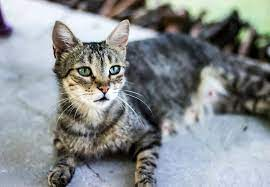
#> input picture linear_classification/data/cats/cat1.jpg, 270 x 187 px; its folder holds 5 pictures in this run; the run also reads 1 picture not shown here
$ python svm.py   (older library calls are emulated)
#> lines starting #> are read from the running program, lines starting #| are printed output that depends on the picture; long printed decimals are rounded; pictures that were not available may be replaced by others from this repository, and a replacement may not be noted
import numpy as np
import cv2
import sys
import matplotlib.pyplot as plt
import os
import random
from skimage import feature
HEIGHT = 250
WIDTH = 250
PATH_CATS = os.path.join('data','cats')
PATH_DOGS = os.path.join('data','dogs')

"""
Manual SVM for the same dog and cat data (manually collected and augmented)

    -- The data augmentation for both KNN and SVM is done here
    -- The weight for the combined feature vector is determined with gradient descent method
    -- Although analytical solution is available

"""


def data_augmentation(dir):
    for image_pth in os.listdir(dir):
        image_pth = os.path.join(dir, image_pth)
        image = cv2.imread(image_pth)
        im_rotate = cv2.rotate(image, cv2.ROTATE_180)
        im_flip = cv2.flip(image,0)
        # Convert image to float32
        img_bright = np.float32(image)

        # Apply brightness adjustment
        img_bright += 50

        # Apply contrast adjustment
        img_bright = img_bright * (1 + 20 / 127)
        img_bright = np.clip(img_bright, 0, 255)

        # Convert back to uint8
        img_bright = np.uint8(img_bright)

        noise = np.random.normal(0, 20, image.shape).astype('uint8')
        noisy_image = cv2.add(image, noise)


        cv2.imwrite(image_pth+'_bright', img_bright)
        cv2.imwrite(image_pth+'_rotate', im_rotate)
        cv2.imwrite(image_pth+'_flip', im_flip)
        cv2.imwrite(image_pth+'_noisy', noisy_image)

#data_augmentation(PATH_CATS)
#data_augmentation(PATH_DOGS)

print(len(os.listdir(PATH_CATS)))
print(len(os.listdir(PATH_DOGS)))
#sys.exit()

def compute_histogram(image):

    hist = cv2.calcHist([image], [0, 1, 2], None, [8, 8, 8], [0, 256, 0, 256, 0, 256])
    hist = cv2.normalize(hist, hist).flatten()
    return hist

def compute_texture_features(image):
    gray_image = cv2.cvtColor(image, cv2.COLOR_BGR2GRAY)
    glcm = feature.graycomatrix(gray_image, distances=[1], angles=[0], levels=256, symmetric=True, normed=True)
    contrast = feature.graycoprops(glcm, 'contrast')
    energy = feature.graycoprops(glcm, 'energy')
    homogeneity = feature.graycoprops(glcm, 'homogeneity')
    texture_features = np.concatenate([contrast.flatten(), energy.flatten(), homogeneity.flatten()])
    return texture_features

def combine_features(image):
    # Reshape pixel values
    image = cv2.resize(image, (HEIGHT,WIDTH))
    pixel_values = image.astype(float)/255.0
    pixel_values = pixel_values.flatten()
    pix_l = len(pixel_values)

    # Compute pixel intensity histograms
    hist = compute_histogram(image)
    hist_l = len(hist)
    # Compute grayscale texture features
    texture_features = compute_texture_features(image)
    text_l = len(texture_features)
    # Concatenate all feature vectors
    combined_features = np.concatenate([pixel_values, hist, texture_features])
   # pixel = pixel_values.tolist()+[0]*(len(combine_features)-pix_l)
   # hist = [0]*len(pix_l)+hist.tolist()+[0]*(len(combine_features)-pix_l-hist_l)
    #texture = [0]*(hist_l+pix_l)+texture_features.tolist()
    combined_features /= np.max(combined_features)
    log_combined = np.log2(combined_features+1)

    return combined_features
"""from sklearn.preprocessing import MinMaxScaler
def normalize_features(features):
    # Create a MinMaxScaler object
    scaler = MinMaxScaler()

    # Fit the scaler to the features and transform them
    normalized_features = scaler.fit_transform(features.reshape(1, -1))

    return normalized_features.flatten()"""

PATH_CATS = os.path.join('data','cats')
PATH_DOGS = os.path.join('data','dogs')
image = cv2.imread(os.path.join(PATH_CATS,'cat1.jpg'))
#> image is the input picture: shape (187, 270, 3); mean B, G, R 142.4, 140.3, 135.6

#print(min(combine_features(image)), max(combine_features(image)))
print("Normal: ", combine_features(image)[1])
#> in combine_features, `image = cv2.resize(image, (HEIGHT,WIDTH))`:
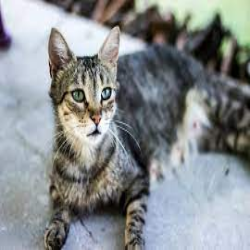
#> image: shape (250, 250, 3); mean of channels 0, 1, 2 142.3, 140.2, 135.5; drawn as B, G, R
#> in combine_features, `pix_l = len(pixel_values)`: pix_l = 187500
#> in compute_histogram, `hist = cv2.normalize(hist, hist).flatten()`: hist = 512 values, max 0.385 at index 146, min 0 at index 2, mean 0.00935
#> in combine_features, `hist_l = len(hist)`: hist_l = 512
#> in compute_texture_features, `gray_image = cv2.cvtColor(image, cv2.COLOR_BGR2GRAY)`:
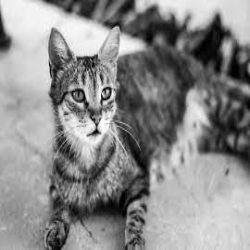
#> gray_image: shape (250, 250); min 0, max 253, mean 139
#> in compute_texture_features, `contrast = feature.graycoprops(glcm, 'contrast')`: contrast = [224.7]
#> in compute_texture_features, `energy = feature.graycoprops(glcm, 'energy')`: energy = [0.0174]
#> in compute_texture_features, `homogeneity = feature.graycoprops(glcm, 'homogeneity')`: homogeneity = [0.225]
#> in compute_texture_features, `texture_features = np.concatenate([contrast.flatten(), energy.flatten(..`: texture_features = [224.7, 0.0174, 0.225]
#> in combine_features, `text_l = len(texture_features)`: text_l = 3
#| Normal:  0.003717
print("Log: ", combine_features(image)[1])
#| Log:  0.003717
EPOCHS = 100
def dataset():

    data_cats = []
    data_dogs = []
    train_labels_c = []
    train_labels_d = []
    for img in os.listdir(PATH_CATS):
        image = cv2.imread(os.path.join(PATH_CATS,img))
        data_cats.append([combine_features(image),1])
        train_labels_c.append(1)
#> pass 2 of the loop in dataset, `for img in os.listdir(PATH_CATS):`:
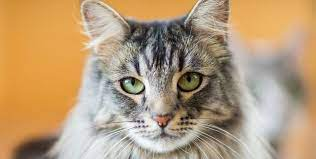
#> input picture linear_classification/data/cats/cat10.jpg, 316 x 159 px
#> in dataset, image is the input picture: shape (159, 316, 3); mean B, G, R 121.7, 155.2, 182.4
#> in combine_features (call 4), `image = cv2.resize(image, (HEIGHT,WIDTH))`:
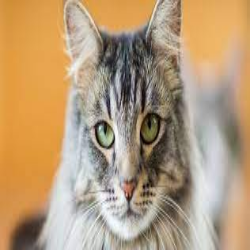
#> image: shape (250, 250, 3); mean of channels 0, 1, 2 121.6, 155.1, 182.3; drawn as B, G, R
#> in combine_features (call 4), `hist = compute_histogram(image)`: hist = 512 values, max 0.45 at index 438, min 0 at index 3, mean 0.00969
#> in compute_texture_features (call 4), `gray_image = cv2.cvtColor(image, cv2.COLOR_BGR2GRAY)`:
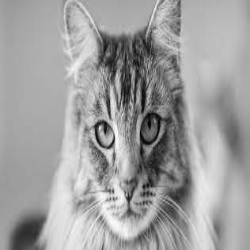
#> gray_image: shape (250, 250); min 2, max 252, mean 159.4
#> contrast = [205.8]
#> energy = [0.0449]
#> homogeneity = [0.351]
#> in compute_texture_features (call 4), `texture_features = np.concatenate([contrast.flatten(), energy.flatten(..`: texture_features = [205.8, 0.0449, 0.351]
#> pass 3 of the loop in dataset, `for img in os.listdir(PATH_CATS):`:
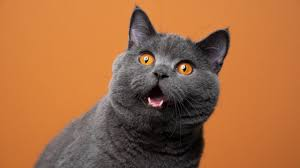
#> input picture linear_classification/data/cats/cat11.jpg, 300 x 168 px
#> in dataset, image is the input picture: shape (168, 300, 3); mean B, G, R 64.8, 107.2, 165.7
#> in combine_features (call 5), `image = cv2.resize(image, (HEIGHT,WIDTH))`:
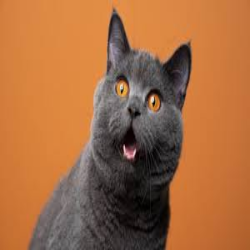
#> image: shape (250, 250, 3); mean of channels 0, 1, 2 64.7, 107.1, 165.7; drawn as B, G, R
#> in combine_features (call 5), `hist = compute_histogram(image)`: hist = 512 values, max 0.793 at index 94, min 0 at index 3, mean 0.00528
#> in compute_texture_features (call 5), `gray_image = cv2.cvtColor(image, cv2.COLOR_BGR2GRAY)`:
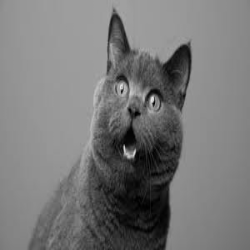
#> gray_image: shape (250, 250); min 0, max 229, mean 119.8
#> contrast = [71.32]
#> energy = [0.0903]
#> homogeneity = [0.597]
#> in compute_texture_features (call 5), `texture_features = np.concatenate([contrast.flatten(), energy.flatten(..`: texture_features = [71.32, 0.0903, 0.597]
#> the loop made 5 passes; the first 3 are shown
    random.shuffle(data_cats)
    train_data_cats = data_cats[:int(len(data_cats)*0.7)]
    train_labels_c = train_labels_c[:int(len(data_cats)*0.7)]
    test_data_cats = data_cats[int(len(data_cats)*0.7):]

    for img in os.listdir(PATH_DOGS):
        image = cv2.imread(os.path.join(PATH_DOGS,img))
        data_dogs.append([combine_features(image),-1])
        train_labels_d.append(0)

    random.shuffle(data_dogs)
    train_data_dogs = data_dogs[:int(len(data_dogs)*0.7)]
#> train_data_dogs = []
    train_labels_d = train_labels_d[:int(len(data_cats)*0.7)]
    test_data_dogs = data_dogs[int(len(data_dogs)*0.7):]
#> test_data_dogs = 1 item

    train_data = train_data_cats+train_data_dogs
    test_data = test_data_cats+test_data_dogs
    return train_data,test_data, train_labels_c+train_labels_d

train_set, test_set, train_labels = dataset()
print(len(train_set))
#random.shuffle(train_set)
def sigmoid_numpy(X):
    return 1/(1+np.exp(-X))
#print("TRAIN SET:", train_set)


#Linear SVM
"""
def initialize_weights(length):
    # Generate random weights from a normal distribution with mean 0 and standard deviation 0.01
    w = np.random.normal(loc=0, scale=0.01, size=length)
    # Convert ndarray to list
    w = w.tolist()
    return w
def quadratic_kernel(x):
    return np.square(x)
def svm_manual(kernel = None):
    # Initialize weights with zeros
    w = np.zeros(len(train_set[0][0]))
    b = 0
    alpha = 0.2

    for epoch in range(EPOCHS):
        print("bias: ", b)
        random.shuffle(train_set)
        for point in train_set:
            x, y = point
            # Compute the dot product
            if kernel:
                x = kernel(x)
            f = np.dot(np.transpose(w), x) + b
            # Compute the loss
           # epsilon = max(0,1-y*f)
            loss = max(0, int(1 - y * f))
            # Compute gradients
            if loss > 0:

                grad_w = -y * x
                grad_b = -y
            else:
#
                grad_w = np.zeros(len(train_set[0][0]))
                grad_b = 0

            if epoch == 8:
                print("some info: ", alpha * grad_b)
            # Update weights and bias
            w -= alpha * grad_w
            b -= alpha * grad_b
            if epoch == 99:
                print("label: ", y)
                print("f value: ", f)
                print("loss: ", loss)
                print("grad w: ", grad_w)
                print("grad b: ", grad_b,'\n')
        print(f"Epoch {epoch}: ", '\n', "w: ", w, "b: ", b)
    return w, b
w, b = svm_manual()
margin_pos = w, b+ 1/np.linalg.norm(w)
margin_neg = w, b-1/np.linalg.norm(w)
print("Negtive margin: ", margin_neg)
print("Positive margin: ", margin_pos)
print("margin: ", 1/np.linalg.norm(w))
"""
"""
def soft_svm(C=1.0, lambda_reg = 0.001):
    w = np.zeros(len(train_set[0][0]))
    b = 0
    alpha = 0.2
    for _ in range(EPOCHS):
        for point in train_set:
            x,y = point
            f = np.dot(np.transpose(w),x)+b

            loss = max(0,1-y*f)
            #total_loss += C*loss + np.dot(np.transpose(w),w)

            if loss>0:
                grad_w = -C*y*x
                grad_b = -C*y

            else:
                grad_w = np.zeros(len(train_set[0][0]))
                grad_b = 0
            if _ == 99:
                print("label: ", y)
                print("f value: ", f)
                print("loss: ", loss)
                print("grad w: ", grad_w)
                print("grad b: ", grad_b,'\n')
            w -= alpha*grad_w
            b -= alpha*grad_b
    return w,b
w,b = soft_svm(C=0.01)
print(w,b)
print(1/np.linalg.norm(w))"""

"""
w,b = svm_manual()
print(w,b)
#testing
false_pred = 0
true_pred= 0
for point in test_set:
    x,y = point
    f = np.dot(np.transpose(w),x)+b
    print("f value : ", f, '\n', "true label: ", y)
    y_hat = int(f<=0)


    if y==y_hat:
        true_pred+=1
    else:
        false_pred+=1

w,b = soft_svm()
print(w,b)
#testing
false_pred = 0
true_pred= 0
for point in test_set:
    x,y = point
    f = np.dot(np.transpose(w),x)+b
    print("f value : ", f, '\n', "true label: ", y)
    y_hat = int(f<=0)


    if y==y_hat:
        true_pred+=1
    else:
        false_pred+=1"""
#print("True rate: ", true_pred/(true_pred+false_pred))
#print("False rate: ", false_pred/(true_pred+false_pred))
"""def poly_kernel(x,n):
    return np.power(x,n)
#Kernel SVM
def gaussian_kernel(x,xi,stdev = 1.0):
    return np.exp(-(np.linalg.norm(x-xi)**2)/2*(stdev**2))
print("Gaussian kernel: ")
x1,y1 = train_set[0]
x2,y2 = train_set[1]

print(gaussian_kernel(x1,x2))
EPOCHS = 100
def svm_kernel(kernel = None, degree = 1):
    w = np.zeros(len(train_set[0][0]))
    b = 0
    alpha = 0.2
    for epoch in range(EPOCHS):
        random.shuffle(train_set)
        for point in train_set:
            x,y = point
            print("Before kernel: ", x)
            if kernel is not None:
                x = kernel(x,degree)

            print("After kernel: ", x)
            f = np.dot(np.transpose(w),x)+b
            loss = max(0, int(1-y*f))

            if loss>0:
                grad_w = -y*x
                grad_b = -y
            else:
                grad_w = np.zeros(len(train_set[0][0]))
                grad_b = 0

            w -= alpha*grad_w
            b -= alpha*grad_b

            if epoch == 49:
                print("label: ", y)
                print("f value: ", f)
                print("loss: ", loss)
                print("grad w: ", grad_w)
                print("grad b: ", grad_b,'\n')
        print(f"Epoch {epoch}: ", '\n', "w: ", w, "b: ", b)

    return w,b

w,b = svm_kernel(poly_kernel, 3)
print(w,b)
"""
#Simple Quadratic Kernel Example

"""
    Here we have a case of lineraly non separable data that becomes linearly separable after applying quadratic kernel to it,
    data is plotted by two features, we can also make it 3D if we want to and find the plane that separated the data after transformation
"""
import numpy as np
import matplotlib.pyplot as plt

# Generate synthetic data
np.random.seed(0)
num_samples = 100
# Class 0 (circles)
class_01 = 0.25 * np.random.randn(num_samples, 2) + np.array([2, 2])
class_02 = 0.25 * np.random.randn(num_samples, 2) + np.array([-2, -2])
class_0 = np.concatenate((class_01,class_02), axis = 0)
print(type(class_0))
# Class 1 (crosses)
class_11 = 0.25 * np.random.randn(num_samples, 2) + np.array([1, 1])
class_12 = 0.25 * np.random.randn(num_samples, 2) + np.array([-1, -1])
class_1 = np.concatenate((class_11,class_12), axis = 0)

# Plot the original data
plt.figure(figsize=(12, 6))
plt.subplot(1, 2, 1)
plt.scatter(class_0[:, 0], class_0[:, 1], marker='o', label='Class 0')
plt.scatter(class_1[:, 0], class_1[:, 1], marker='x', label='Class 1')
plt.xlabel('Feature 1')
plt.ylabel('Feature 2')
plt.title('Original Data')
plt.legend()
plt.grid(True)

# Square the second feature of class 1
class_1_squared = np.copy(class_1)
class_1_squared[:, 1] **= 2
class_0_squared = np.copy(class_0)
class_0_squared[:, 1] **= 2

# Plot the modified data
plt.subplot(1, 2, 2)
plt.scatter(class_0_squared[:, 0], class_0_squared[:, 1], marker='o', label='Class 0 Squared')
plt.scatter(class_1_squared[:, 0], class_1_squared[:, 1], marker='x', label='Class 1 Squared')
plt.xlabel('Feature 1')
plt.ylabel('Feature 2^2')
plt.title('Modified Data (Feature Squared)')
plt.legend()
plt.grid(True)

plt.tight_layout()
plt.show()
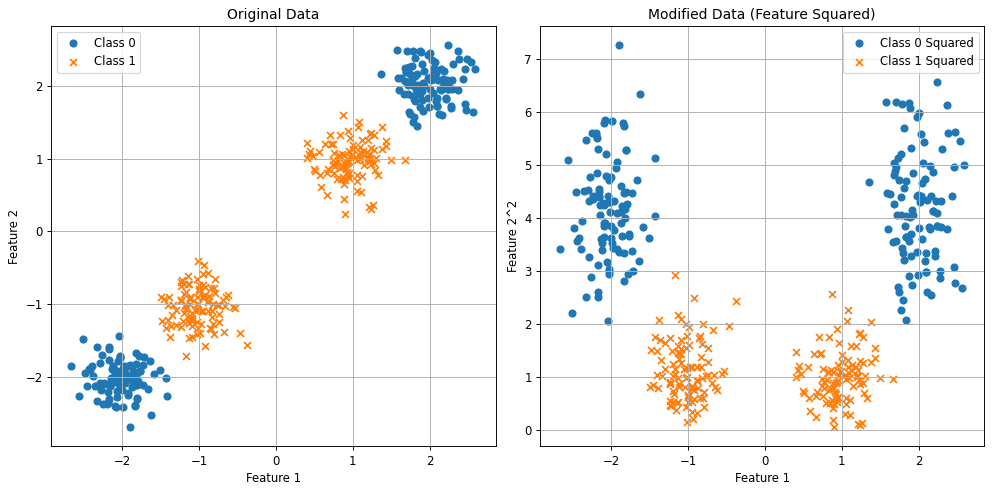
#> figure drawn by matplotlib, 2 panels

# ircular kernel example
"""
    We see that when we plot the x and y in a ring shape the data is not linearly separable but when we transform them into their
    polar coordinate versions we can now perform gradient descent to get the line with the maximum margin.
    Another example of kernel functions, we first apply the kernel fucntion which is a matrix multiplication essentially then in the new
    linearly separable dataset we find the best line.

"""
def generate_points_in_ring(num_points, inner_radius, outer_radius):
    """
    Generate random points uniformly distributed within a ring-shaped region.

    Parameters:
        num_points (int): Number of points to generate.
        inner_radius (float): Inner radius of the ring.
        outer_radius (float): Outer radius of the ring.

    Returns:
        numpy.ndarray: Array of shape (num_points, 2) containing the generated points.
    """
    # Generate random angles between 0 and 2*pi
    angles = np.random.uniform(0, 2*np.pi, num_points)

    # Generate random radii between inner_radius and outer_radius
    radii = np.sqrt(np.random.uniform(inner_radius**2, outer_radius**2, num_points))

    # Convert polar coordinates to Cartesian coordinates
    x = radii * np.cos(angles)
    y = radii * np.sin(angles)

    # Combine x and y coordinates into a single array
    points = np.column_stack((x, y))
    points_polar = np.column_stack((radii, angles))

    return points, points_polar

# Example usage:
num_points = 1000
inner_radius_0 = 2.0
outer_radius_0 = 3.0
inner_radius_1 = 0.0
outer_radius_1 = 1.0
points_0, points_0_polar = generate_points_in_ring(num_points, inner_radius_0, outer_radius_0)

points_1, points_1_polar = generate_points_in_ring(num_points, inner_radius_1, outer_radius_1)
plt.figure(figsize=(6, 6))
plt.scatter(points_0[:, 0], points_0[:, 1], s=10, c='blue', alpha=0.5)
plt.scatter(points_1[:, 0], points_1[:, 1], s=10, c='red', alpha=0.5)
plt.title('Points in Ring-Shaped Region')
plt.xlabel('X')
plt.ylabel('Y')
plt.grid(True)
plt.gca().set_aspect('equal', adjustable='box')
plt.show()
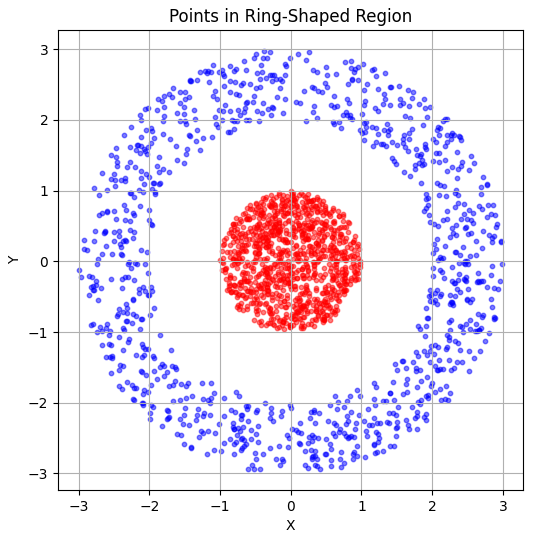
#> figure drawn by matplotlib, 1 panel

plt.figure(figsize=(6, 6))
plt.scatter(points_0_polar[:, 0], points_0_polar[:, 1], s=10, c='blue', alpha=0.5)
plt.scatter(points_1_polar[:, 0], points_1_polar[:, 1], s=10, c='red', alpha=0.5)
plt.title('Points in Ring-Shaped Region')
plt.xlabel('X')
plt.ylabel('Y')
plt.grid(True)
plt.gca().set_aspect('equal', adjustable='box')
plt.show()
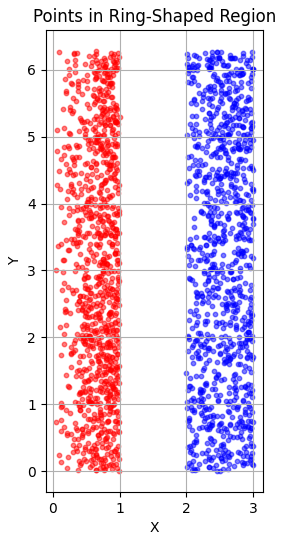
#> figure drawn by matplotlib, 1 panel
